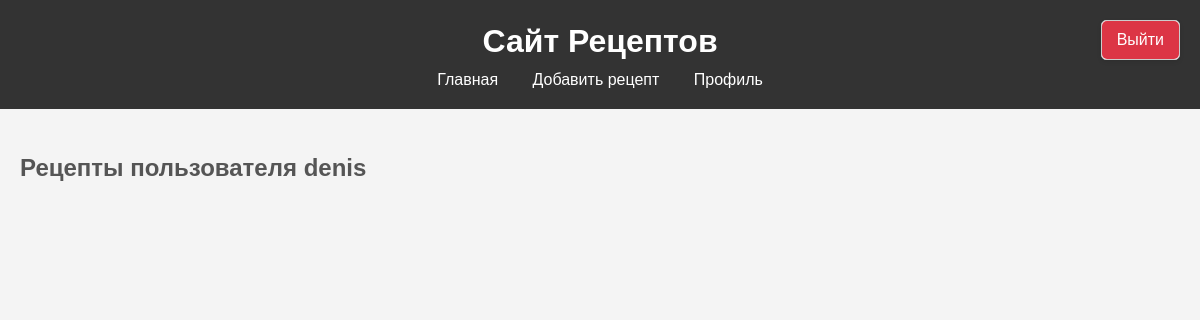
The page /user/denis/ on the database as committed earlier.
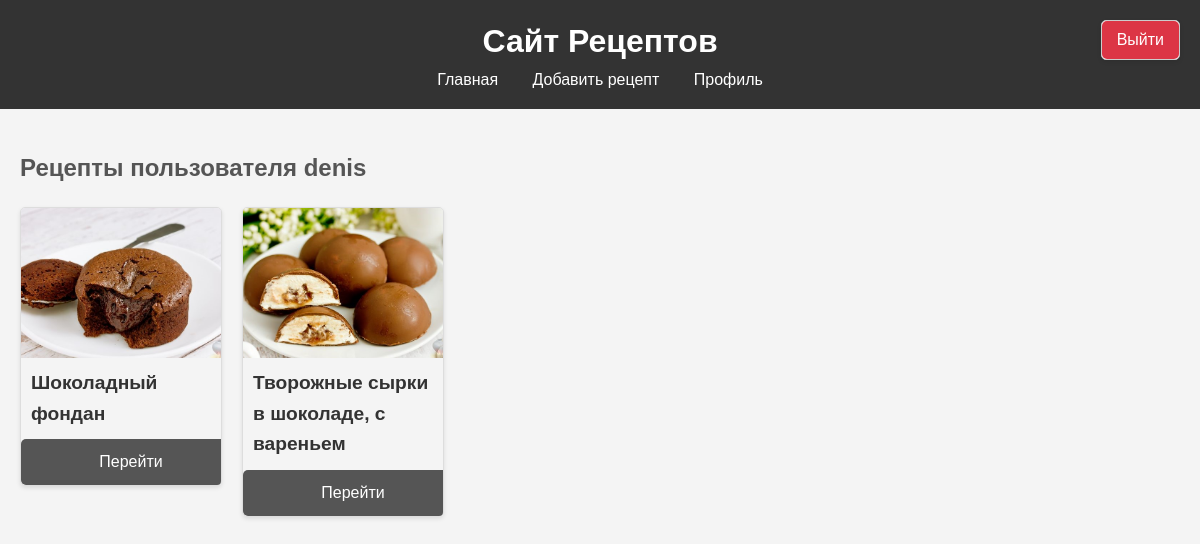
The same page on the database as committed later.
### recipes/models.py (models this page shows, shortened)
class Recipe(models.Model):
    title = models.CharField(max_length=200)
    description = models.TextField()
    steps = models.TextField()
    preparation_time = models.IntegerField()
    image = models.ImageField(upload_to='recipes/')
    author = models.ForeignKey(User, on_delete=models.CASCADE)
    ingredients = models.TextField(null=True, blank=True)  # Поле для ингредиентов
    categories = models.ManyToManyField('Category', through='RecipeCategory')

### recipes/views.py (the view)
# urls.py: path('user/<str:username>/', views.user_recipes, name='user_recipes'),  # Убедитесь, что этот маршрут присутствует
def user_recipes(request, username):
    user = get_object_or_404(User, username=username)
    recipes = Recipe.objects.filter(author=user)
    return render(request, 'recipes/user_recipes.html', {'user': user, 'user_recipes': recipes})

### recipes/templates/recipes/user_recipes.html (shortened to what this page needs)
{% extends "recipes/base.html" %}
{% load static %}
{% block content %}
<h2>Рецепты пользователя {{ user.username }}</h2>
<div class="recipe-grid">
    {% for recipe in user_recipes %}
        <div class="recipe-card">
            {% if recipe.image %}
                <img src="{{ recipe.image.url }}" alt="{{ recipe.title }}">
            {% else %}
                <img src="{% static 'images/placeholder.jpg' %}" alt="Placeholder Image">
            {% endif %}
            <h3>{{ recipe.title }}</h3>
            <a href="{% url 'recipe_detail' recipe.id %}" class="btn">Перейти</a>
        </div>
    {% endfor %}
</div>
{% endblock %}

Rows that differ between the two databases and show on the page:
added Recipe: image (picture), title "Шоколадный фондан"
added Recipe: image (picture), title "Творожные сырки в шоколаде, с вареньем"
